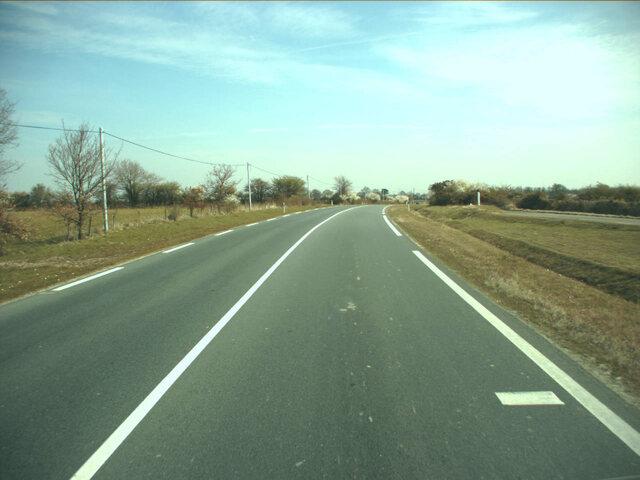
#> input picture input_RGB.bmp, 640 x 480 px
$ python pre_rgb.py input_RGB.bmp out.png 100 100
#> lines starting #> are read from the running program, lines starting #| are printed output that depends on the picture
# filename: preprocess_rgb_to_24bit_hex.py
from PIL import Image
import sys

def preprocess_bmp_rgb_to_24bit_hex(input_bmp_path, output_hex_path, target_width, target_height):
#> called with input_bmp_path = 'input_RGB.bmp', output_hex_path = 'out.png', target_width = 100, target_height = 100
    try:
        img = Image.open(input_bmp_path)
#> img is the input picture: PIL image 640x480 RGB; mean R, G, B 137.3, 164.8, 148.2
    except FileNotFoundError:
        print(f"Error: Input BMP file '{input_bmp_path}' not found.")
        sys.exit(1)
    except Exception as e:
        print(f"Error opening or reading BMP file: {e}")
        sys.exit(1)

    # ตรวจสอบว่าเป็น RGB mode หรือไม่ ถ้าไม่ใช่ให้แปลงเป็น RGB
    if img.mode != 'RGB':
        print(f"Warning: Converting image from mode '{img.mode}' to 'RGB'")
        img = img.convert('RGB')

    # Resize if necessary
    if img.width != target_width or img.height != target_height:
        print(f"Warning: Resizing image from {img.size} to ({target_width}, {target_height})")
#| Warning: Resizing image from (640, 480) to (100, 100)
        img = img.resize((target_width, target_height), Image.Resampling.LANCZOS)
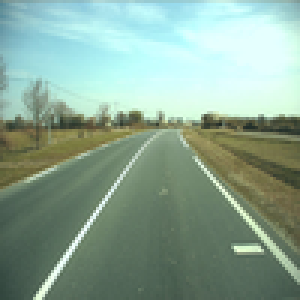
#> img: PIL image 100x100 RGB (shown 3 times larger); mean R, G, B 137.3, 164.8, 148.3

    pixels = list(img.getdata()) # pixels เป็น list ของ tuple (R, G, B)
#> pixels = 10000 items, first 6: (100, 134, 137), (113, 145, 143), (121, 151, 149), (122, 152, 152), (124, 155, 157), (128, 161, 162)

    # --- START OF CORRECTION ---
    with open(output_hex_path, 'w') as f:
        # pixel คือ tuple เช่น (255, 0, 128)
        for pixel in pixels:
            r, g, b = pixel
            # รวมค่า R, G, B เป็นเลขฐานสิบหก 6 หลัก (24-bit) ในบรรทัดเดียว
            # f-string จะจัดรูปแบบให้ r, g, b เป็นเลขฐานสิบหก 2 หลัก (02x)
            # แล้วนำมาต่อกัน ก่อนที่จะขึ้นบรรทัดใหม่
            f.write(f"{r:02x}{g:02x}{b:02x}\n")
#> this loop made 10000 passes
    # --- END OF CORRECTION ---

    print(f"Successfully preprocessed '{input_bmp_path}' ({img.width}x{img.height}) to '{output_hex_path}' with 24-bit RGB hex data.")
#| Successfully preprocessed 'input_RGB.bmp' (100x100) to 'out.png' with 24-bit RGB hex data.

if __name__ == "__main__":
    if len(sys.argv) != 5:
        print("Usage: python preprocess_rgb_to_24bit_hex.py <input_bmp_file> <output_hex_file> <width> <height>")
        sys.exit(1)

    input_file = sys.argv[1]
    output_file = sys.argv[2]
    width = int(sys.argv[3])
    height = int(sys.argv[4])
    preprocess_bmp_rgb_to_24bit_hex(input_file, output_file, width, height)
